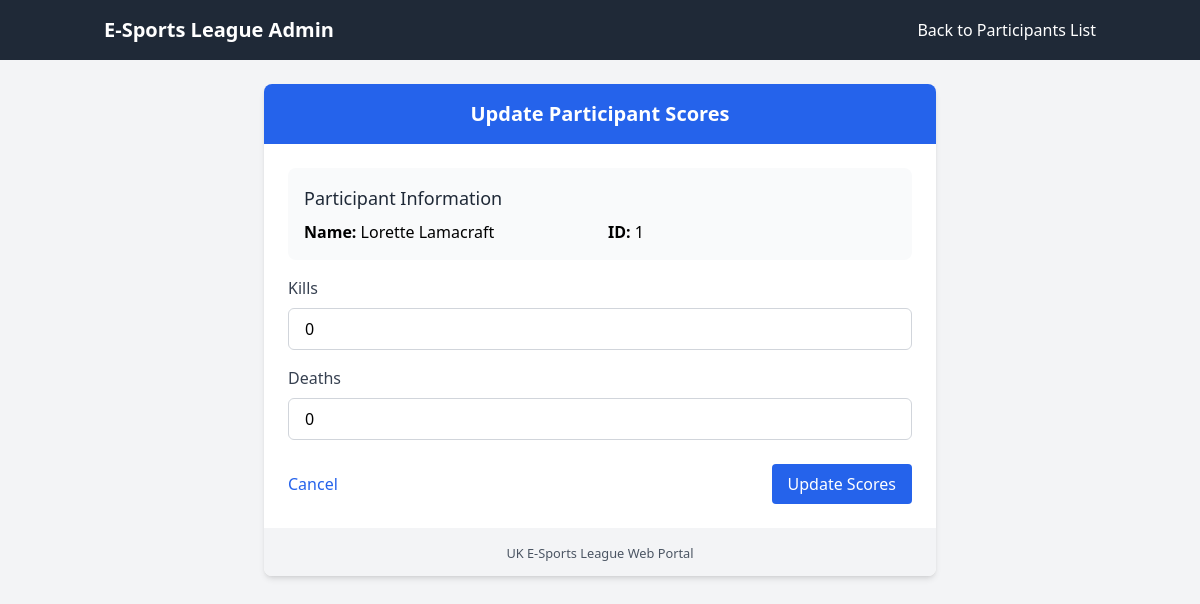
Screenshot of /edit_participant.php?id=1 (signed in) with the database file from the repository.
### tables this page shows
CREATE TABLE `participant` (
  `id` int(255) NOT NULL,
  `firstname` varchar(50) NOT NULL,
  `surname` varchar(50) NOT NULL,
  `email` varchar(100) NOT NULL,
  `kills` float DEFAULT NULL,
  `deaths` float DEFAULT NULL,
  `team_id` int(11) DEFAULT NULL
);

### edit_participant.php (the view, shortened to what this page needs)
<!DOCTYPE html>
<html lang="en">
<head>
    <script src="https://cdn.tailwindcss.com"></script>
</head>
<body class="bg-gray-100">
    <nav class="bg-gray-800 text-white py-4">
        <div class="container mx-auto px-4 flex justify-between items-center">
            <span class="text-xl font-bold">E-Sports League Admin</span>
            <div class="flex space-x-4">
                <a class="hover:text-blue-300 transition-colors" href="view_participants_edit_delete.php">Back to Participants List</a>
            </div>
        </div>
    </nav>
    <div class="container mx-auto px-4 py-6">
        <div class="max-w-2xl mx-auto">
            <div class="bg-white rounded-lg shadow-md overflow-hidden">
                <?php
                include 'dbconnect.php';
                try {
                    if($_SERVER['REQUEST_METHOD'] == 'POST') {
                        $conn = new PDO("mysql:host=$servername;dbname=$database", $username, $password);
                        $conn->setAttribute(PDO::ATTR_ERRMODE, PDO::ERRMODE_EXCEPTION);
                        $id = $_POST['id'];
                        $kills = $_POST['kills'];
                        $deaths = $_POST['deaths'];
                        if (is_numeric($kills) && is_numeric($deaths) && $kills >= 0 && $deaths >= 0) {
                            $stmt = $conn->prepare("UPDATE participant SET kills = :kills, deaths = :deaths WHERE id = :id");
                            $stmt->bindParam(':kills', $kills);
                            $stmt->bindParam(':deaths', $deaths);
                            $stmt->bindParam(':id', $id);
                            if ($stmt->execute()) {
                                echo "<div class='bg-green-600 text-white py-4 text-center'>";
                                echo "<h3 class='text-xl font-bold'>Update Successful!</h3>";
                                echo "</div>";
                                echo "<div class='p-6 text-center'>";
                                echo "<div class='mb-4'>";
                                echo "<svg class='w-16 h-16 text-green-500 mx-auto' fill='none' stroke='currentColor' viewBox='0 0 24 24' xmlns='http://www.w3.org/2000/svg'><path stroke-linecap='round' stroke-linejoin='round' stroke-width='2' d='M5 13l4 4L19 7'></path></svg>";
                                echo "</div>";
                                echo "<h5 class='text-lg font-medium text-green-700 mb-4'>Scores Updated Successfully</h5>";
                                echo "<div class='bg-green-100 border border-green-400 text-green-700 px-4 py-3 rounded mb-4'>";
                                echo "<p><strong>Participant scores have been updated successfully.</strong></p>";
                                echo "</div>";
                                echo "<a href='view_participants_edit_delete.php' class='inline-block bg-blue-600 hover:bg-blue-700 text-white font-medium py-2 px-4 rounded transition-colors'>Return to Participants List</a>";
                                echo "</div>";
                            } else {
                                echo "<div class='bg-red-600 text-white py-4 text-center'>";
                                echo "<h3 class='text-xl font-bold'>Update Failed</h3>";
                                echo "</div>";
                                echo "<div class='p-6 text-center'>";
                                echo "<div class='mb-4'>";
                                echo "<svg class='w-16 h-16 text-red-500 mx-auto' fill='none' stroke='currentColor' viewBox='0 0 24 24' xmlns='http://www.w3.org/2000/svg'><path stroke-linecap='round' stroke-linejoin='round' stroke-width='2' d='M6 18L18 6M6 6l12 12'></path></svg>";
                                echo "</div>";
                                echo "<h5 class='text-lg font-medium text-red-700 mb-4'>Update Unsuccessful</h5>";
                                echo "<p class='mb-4'>There was an error updating the participant scores.</p>";
                                echo "<a href='view_participants_edit_delete.php' class='inline-block bg-blue-600 hover:bg-blue-700 text-white font-medium py-2 px-4 rounded transition-colors'>Return to Participants List</a>";
                                echo "</div>";
                            }
                        } else {
                            echo "<div class='bg-yellow-500 text-gray-900 py-4 text-center'>";
                            echo "<h3 class='text-xl font-bold'>Invalid Input</h3>";
                            echo "</div>";
                            echo "<div class='p-6 text-center'>";
                            echo "<div class='mb-4'>";
                            echo "<svg class='w-16 h-16 text-yellow-500 mx-auto' fill='none' stroke='currentColor' viewBox='0 0 24 24' xmlns='http://www.w3.org/2000/svg'><path stroke-linecap='round' stroke-linejoin='round' stroke-width='2' d='M12 9v2m0 4h.01m-6.938 4h13.856c1.54 0 2.502-1.667 1.732-3L13.732 4c-.77-1.333-2.694-1.333-3.464 0L3.34 16c-.77 1.333.192 3 1.732 3z'></path></svg>";
                            echo "</div>";
                            echo "<h5 class='text-lg font-medium text-yellow-700 mb-4'>Validation Error</h5>";
                            echo "<p class='mb-4'>Kills and Deaths must be valid numbers greater than or equal to 0.</p>";
                            echo "<a href='edit_participant.php?id=" . $id . "' class='inline-block bg-yellow-500 hover:bg-yellow-600 text-gray-900 font-medium py-2 px-4 rounded transition-colors'>Go Back and Try Again</a>";
                            echo "</div>";
                        }
                    }
                    else {
                        $conn = new PDO("mysql:host=$servername;dbname=$database", $username, $password);
                        $conn->setAttribute(PDO::ATTR_ERRMODE, PDO::ERRMODE_EXCEPTION);
                        if (isset($_GET['id']) && is_numeric($_GET['id'])) {
                            $participant_id = $_GET['id'];
                            $stmt = $conn->prepare("SELECT * FROM participant WHERE id = :id");
                            $stmt->bindParam(':id', $participant_id);
                            $stmt->execute();
                            $participant = $stmt->fetch(PDO::FETCH_ASSOC);
                            if ($participant) {
                                $id = $participant['id'];
                                $firstname = $participant['firstname'];
                                $surname = $participant['surname'];
                                $kills = $participant['kills'];
                                $deaths = $participant['deaths'];
                                echo "<div class='bg-blue-600 text-white py-4 text-center'>";
                                echo "<h3 class='text-xl font-bold'>Update Participant Scores</h3>";
                                echo "</div>";
                                echo "<div class='p-6'>";
                                echo "<form method='post' action='edit_participant.php'>";
                                echo "<div class='mb-4 p-4 bg-gray-50 rounded-lg'>";
                                echo "<h4 class='text-lg font-medium text-gray-800 mb-2'>Participant Information</h4>";
                                echo "<div class='grid grid-cols-1 md:grid-cols-2 gap-4'>";
                                echo "<div><strong>Name:</strong> " . htmlspecialchars($firstname) . " " . htmlspecialchars($surname) . "</div>";
                                echo "<div><strong>ID:</strong> " . $id . "</div>";
                                echo "</div>";
                                echo "</div>";
                                echo "<div class='mb-4'>";
                                echo "<label for='kills' class='block text-gray-700 font-medium mb-2'>Kills</label>";
                                echo "<input type='number' id='kills' name='kills' value='" . $kills . "' min='0' class='w-full px-4 py-2 border border-gray-300 rounded-md focus:outline-none focus:ring-2 focus:ring-blue-500' required>";
                                echo "</div>";
                                echo "<div class='mb-6'>";
                                echo "<label for='deaths' class='block text-gray-700 font-medium mb-2'>Deaths</label>";
                                echo "<input type='number' id='deaths' name='deaths' value='" . $deaths . "' min='0' class='w-full px-4 py-2 border border-gray-300 rounded-md focus:outline-none focus:ring-2 focus:ring-blue-500' required>";
                                echo "</div>";
                                echo "<div class='flex justify-between items-center'>";
                                echo "<a href='view_participants_edit_delete.php' class='text-blue-600 hover:text-blue-800 transition-colors'>Cancel</a>";
                                echo "<button type='submit' class='bg-blue-600 hover:bg-blue-700 text-white font-medium py-2 px-4 rounded transition-colors'>Update Scores</button>";
                                echo "</div>";
                                echo "</form>";
                                echo "</div>";
                            }
                        }
                    }
                }
                catch(PDOException $e) {
                    echo "<div class='bg-red-600 text-white py-4 text-center'>";
                    echo "<h3 class='text-xl font-bold'>Database Error</h3>";
                    echo "</div>";
                    echo "<div class='p-6 text-center'>";
                    echo "<div class='mb-4'>";
                    echo "<svg class='w-16 h-16 text-red-500 mx-auto' fill='none' stroke='currentColor' viewBox='0 0 24 24' xmlns='http://www.w3.org/2000/svg'><path stroke-linecap='round' stroke-linejoin='round' stroke-width='2' d='M12 9v2m0 4h.01m-6.938 4h13.856c1.54 0 2.502-1.667 1.732-3L13.732 4c-.77-1.333-2.694-1.333-3.464 0L3.34 16c-.77 1.333.192 3 1.732 3z'></path></svg>";
                    echo "</div>";
                    echo "<h5 class='text-lg font-medium text-red-700 mb-4'>Connection Error</h5>";
                    echo "<p class='mb-4'>There was an error connecting to the database.</p>";
                    echo "<a href='view_participants_edit_delete.php' class='inline-block bg-blue-600 hover:bg-blue-700 text-white font-medium py-2 px-4 rounded transition-colors'>Return to Participants List</a>";
                    echo "</div>";
                }
                ?>
                <div class="bg-gray-100 text-gray-600 text-center py-3">
                    <small>UK E-Sports League Web Portal</small>
                </div>
            </div>
        </div>
    </div>
</body>
</html>

### rows the page displays
participant: firstname "Lorette", surname "Lamacraft", id "1", kills "0", deaths "0"
